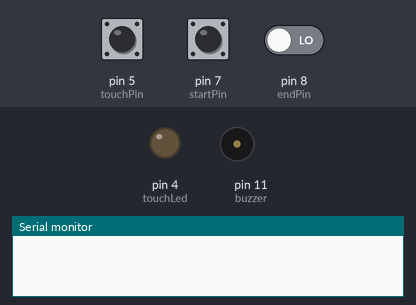
Simulated run of this sketch. Board: Arduino Uno, built with avr-gcc and run on an emulated ATmega328P. Shown: output pins drawn as LEDs (lit = HIGH), buzzer (waves = sounding), the last lines printed to the serial monitor. Inputs (shaded band) come from the test bench; at power-on: pin 7 (startPin) LOW, pin 5 (touchPin) LOW, pin 8 (endPin) LOW.

Above: at 1.2 s.
1.3 s: pin 7 (startPin) pulled HIGH for 0.15 s
At 2.6 s:
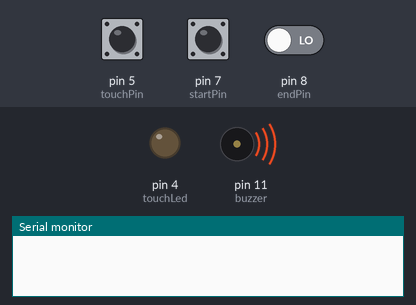
4.3 s: pin 5 (touchPin) pulled HIGH for 1 s
At 4.73 s:
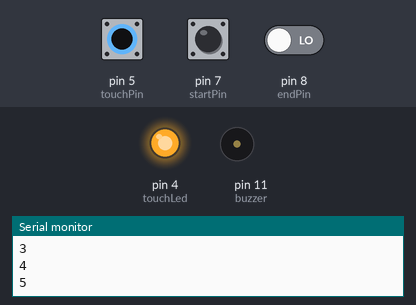
7.3 s: pin 8 (endPin) driven HIGH
At 8.5 s:
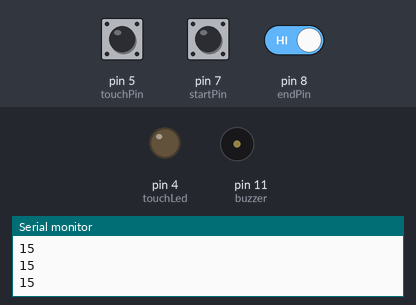
Timing chart, 0 to 10.3 s (numbered marks = the images above; inputs shaded):
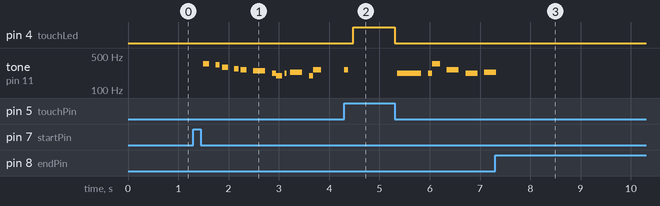

The sketch:

wireGameProject.ino
```cpp
#include "pitches.h" // include pitches


// music
int songState = 0;

int melody[] = {
 NOTE_F4, NOTE_E4, NOTE_D4, NOTE_CS4,
 NOTE_C4, NOTE_B3, NOTE_AS3, NOTE_A3,
 NOTE_G3, NOTE_A3, NOTE_AS3, NOTE_A3,
 NOTE_G3, NOTE_C4, 0,

 NOTE_C4, NOTE_A3, NOTE_A3, NOTE_A3,
 NOTE_GS3, NOTE_A3, NOTE_F4, NOTE_C4,
 NOTE_C4, NOTE_A3, NOTE_AS3, NOTE_AS3,
 NOTE_AS3, NOTE_C4, NOTE_D4, 0,

 NOTE_AS3, NOTE_G3, NOTE_G3, NOTE_G3,
 NOTE_FS3, NOTE_G3, NOTE_E4, NOTE_D4,
 NOTE_D4, NOTE_AS3, NOTE_A3, NOTE_A3,
 NOTE_A3, NOTE_AS3, NOTE_C4, 0,

 NOTE_C4, NOTE_A3, NOTE_A3, NOTE_A3,
 NOTE_GS3, NOTE_A3, NOTE_A4, NOTE_F4,
 NOTE_F4, NOTE_C4, NOTE_B3, NOTE_G4,
 NOTE_G4, NOTE_G4, NOTE_G4, 0,

 NOTE_G4, NOTE_E4, NOTE_G4, NOTE_G4,
 NOTE_FS4, NOTE_G4, NOTE_D4, NOTE_G4,
 NOTE_G4, NOTE_FS4, NOTE_G4, NOTE_C4,
 NOTE_B3, NOTE_C4, NOTE_B3, NOTE_C4, 0
};

int tempo[] = {
 8, 16, 8, 16,
 8, 16, 8, 16,
 16, 16, 16, 8,
 16, 8, 3,

 12, 16, 16, 16,
 8, 16, 8, 16,
 8, 16, 8, 16,
 8, 16, 4, 12,

 12, 16, 16, 16,
 8, 16, 8, 16,
 8, 16, 8, 16,
 8, 16, 4, 12,

 12, 16, 16, 16,
 8, 16, 8, 16,
 8, 16, 8, 16,
 8, 16, 4, 16,

 12, 17, 17, 17,
 8, 12, 17, 17,
 17, 8, 16, 8,
 16, 8, 16, 8, 1
};
//pins used
const int buzzer = 11;
const int startPin = 7;
const int endPin = 8;
const int touchPin = 5;
const int touchLed = 4;
// music
unsigned long previousMillis = 0; // time last changed
const long interval2 = 100; // interval between notes

//game states
int startGame = 0;
int endGame = 0;
int touchingNo = 0;
long timeTaken = 0;
int playing = 0;


void setup() {
 // put your setup code here, to run once:
 Serial.begin(9600);
 pinMode(touchPin, INPUT); // setup circuit
 pinMode(buzzer, OUTPUT); // setup buzzer 2
 pinMode(touchLed, OUTPUT);
 pinMode(startPin, INPUT); // setup button
 pinMode(endPin, INPUT); // setup button
digitalWrite(touchLed,LOW);

}

void loop() {

startGame = digitalRead(startPin);

endGame = digitalRead(endPin);
 // Serial.println(endGame);

if (startGame) {
  playing = 1;
  touchingNo = 0;
  timeTaken = millis();
    buzz(0, 1000/3);
    delay(75);

//  Serial.println("Started the game");
  //display start game
} else if (endGame) {
  playing = 0;
  buzz(0, 1000/3);
  //display score
   Serial.println(touchingNo);

}else if (playing){ //playing state
  //start sing
   if(digitalRead(touchPin) == HIGH) {
   delay(25);
   if(digitalRead(touchPin) == HIGH) {
     while(digitalRead(touchPin) == HIGH) {
     buzz(NOTE_B0, 1000/24);
     digitalWrite(touchLed,HIGH);
     touchingNo++;
             Serial.println(touchingNo);

     delay(25);
     }
   }
  } else if (playing) {
    digitalWrite(touchLed,LOW);
    sing();
  }
 //check
//   Serial.println("Playing");


}
}

void buzz(long frequency, long length) {

 long delayValue = 1000000/frequency/2; // calculate the delay value between transitions
 //// 1 second's worth of microseconds, divided by the frequency, then split in half since
 //// there are two phases to each cycle
 long numCycles = frequency * length/ 1000; // calculate the number of cycles for proper timing
 //// multiply frequency, which is really cycles per second, by the number of seconds to
 //// get the total number of cycles to produce
 for (long i=0; i < numCycles; i++){ // for the calculated length of time...
   digitalWrite(buzzer,HIGH); // write the buzzer pin high to push out the diaphragm
   delayMicroseconds(delayValue); // wait for the calculated delay value
   digitalWrite(buzzer,LOW); // write the buzzer pin low to pull back the diaphragm
   delayMicroseconds(delayValue); // wait again for the calculated delay value
 }
}

void sing() {
 // play the song in a non blocking way
 unsigned long currentMillis = millis();

 if (currentMillis - previousMillis >= interval2) {
   previousMillis = currentMillis;
   int noteDuration = 1000 / tempo[songState];
   buzz(melody[songState], noteDuration);
   int pauseBetweenNotes = noteDuration;
   delay(pauseBetweenNotes);

   // stop the tone playing:
   buzz(0, noteDuration);

   ++songState;
   // start song again if finished
   if(songState > 79) {
   songState = 14; // skip intro
   }
 }
}
```

pitches.h
```cpp
#define NOTE_B0  31
#define NOTE_C1  33
#define NOTE_CS1 35
#define NOTE_D1  37
#define NOTE_DS1 39
#define NOTE_E1  41
#define NOTE_F1  44
#define NOTE_FS1 46
#define NOTE_G1  49
#define NOTE_GS1 52
#define NOTE_A1  55
#define NOTE_AS1 58
#define NOTE_B1  62
#define NOTE_C2  65
#define NOTE_CS2 69
#define NOTE_D2  73
#define NOTE_DS2 78
#define NOTE_E2  82
#define NOTE_F2  87
#define NOTE_FS2 93
#define NOTE_G2  98
#define NOTE_GS2 104
#define NOTE_A2  110
#define NOTE_AS2 117
#define NOTE_B2  123
#define NOTE_C3  131
#define NOTE_CS3 139
#define NOTE_D3  147
#define NOTE_DS3 156
#define NOTE_E3  165
#define NOTE_F3  175
#define NOTE_FS3 185
#define NOTE_G3  196
#define NOTE_GS3 208
#define NOTE_A3  220
#define NOTE_AS3 233
#define NOTE_B3  247
#define NOTE_C4  262
#define NOTE_CS4 277
#define NOTE_D4  294
#define NOTE_DS4 311
#define NOTE_E4  330
#define NOTE_F4  349
#define NOTE_FS4 370
#define NOTE_G4  392
#define NOTE_GS4 415
#define NOTE_A4  440
#define NOTE_AS4 466
#define NOTE_B4  494
#define NOTE_C5  523
#define NOTE_CS5 554
#define NOTE_D5  587
#define NOTE_DS5 622
#define NOTE_E5  659
#define NOTE_F5  698
#define NOTE_FS5 740
#define NOTE_G5  784
#define NOTE_GS5 831
#define NOTE_A5  880
#define NOTE_AS5 932
#define NOTE_B5  988
#define NOTE_C6  1047
#define NOTE_CS6 1109
#define NOTE_D6  1175
#define NOTE_DS6 1245
#define NOTE_E6  1319
#define NOTE_F6  1397
#define NOTE_FS6 1480
#define NOTE_G6  1568
#define NOTE_GS6 1661
#define NOTE_A6  1760
#define NOTE_AS6 1865
#define NOTE_B6  1976
#define NOTE_C7  2093
#define NOTE_CS7 2217
#define NOTE_D7  2349
#define NOTE_DS7 2489
#define NOTE_E7  2637
#define NOTE_F7  2794
#define NOTE_FS7 2960
#define NOTE_G7  3136
#define NOTE_GS7 3322
#define NOTE_A7  3520
#define NOTE_AS7 3729
#define NOTE_B7  3951
#define NOTE_C8  4186
#define NOTE_CS8 4435
#define NOTE_D8  4699
#define NOTE_DS8 4978
```

Measured:
- after the input at 1.3 s, tone on pin 11 (buzzer): plays 348 Hz for 0.12 s, 329 Hz for 0.08 s, 293 Hz for 0.12 s, 276 Hz for 0.08 s, 261 Hz for 0.12 s, 246 Hz for 0.24 s … (12 notes in this stretch), starting after 0.20 s
- after the input at 4.3 s, pin 4 (touchLed): LOW → HIGH after 0.18 s, → LOW 0.83 s later
- after the input at 7.3 s, tone on pin 11 (buzzer): goes on until 7.3 s, then stays silent
